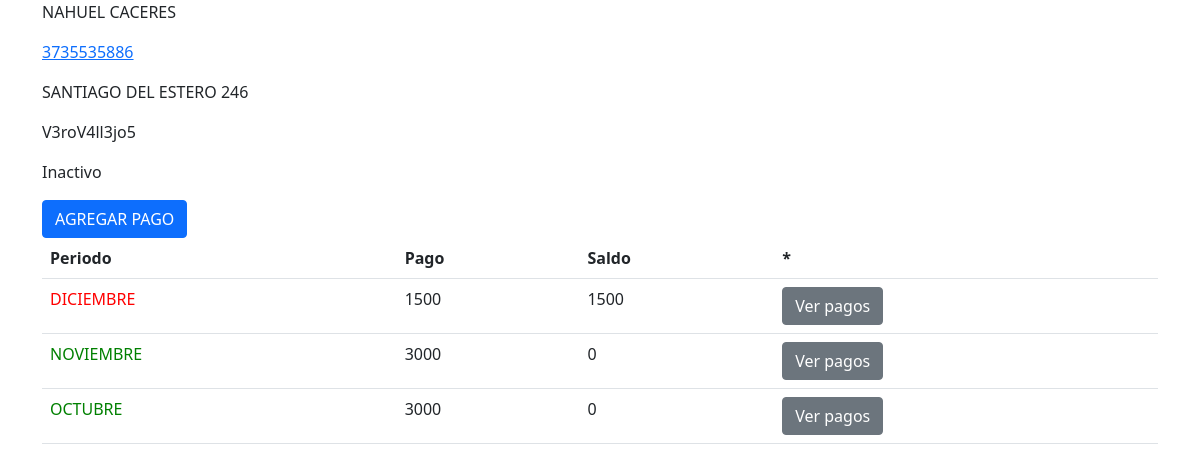
The app's page /clientes/perfil/1 with its own data.
### apps/clientes/models.py (models this page shows, shortened)
class Cliente(models.Model):
    nombre = models.CharField(max_length=255)
    direccion = models.CharField(max_length=70)
    telefono = models.CharField(max_length=12)
    fecha_de_alta = models.DateField()
    usuario = models.CharField(max_length=255)
    servicio = models.ForeignKey(Servicio, on_delete=models.CASCADE, null=True)
    plan = ChainedForeignKey(Plan,
        chained_field="servicio",
        chained_model_field="servicio",
        show_all=False,
        auto_choose=True,
        sort=True,
        null=True
    )
    suscripcion = models.BooleanField(default=False)

### apps/periodo/models.py (models this page shows, shortened)
class Periodo(models.Model):
    inicio = models.DateField(null=True)
    fin = models.DateField(null=True)
    nombre = models.CharField(max_length=255)

### apps/clientes/views.py (the view)
# urls.py: path('perfil/<int:id>',perfilCliente.as_view(), name='perfil'),
class perfilCliente(View):
    def get(self,request,id):
        cliente = Cliente.objects.get(id=id)
        pagos = Pagos.objects.filter(cliente=cliente).select_related('periodo').order_by('-periodo')[:10]
        group_pay = pagos.values('periodo__nombre', 'periodo').annotate(Sum('importe'))
        for i in group_pay:
           saldo = cliente.plan.precio - i['importe__sum']
           i['saldo'] =  saldo
        context = {
            'cliente':cliente,
            'pagos':group_pay
        }
        return render(request,'cliente/perfil.html',context)

### templates/cliente/perfil.html (shortened to what this page needs)
{% extends 'index.html' %}
{% block content %}
{% load bootstrap3 %}
    <div class="container">
        <p>{{cliente.nombre}}</p>
        <a href="tel:{{cliente.telefono}}"><p>{{cliente.telefono}}</p></a>
        <p>{{cliente.direccion}}</p>
        <p>{{cliente.usuario}}</p>
        {% if cliente.suscripcion %}
            <p>Activo</p>
        {% else %}
            <p>Inactivo</p>
        {% endif %}
    </div>
    <div class="container">
    <div>
        <a href='{% url 'apps.pagos:add' cliente.id %}' class="btn btn-primary m-0">AGREGAR PAGO</a>
    </div>
    <table class="table">
            <tr>
                <th>Periodo</th>
                <th>Pago</th>
                <th>Saldo</th>
                <th>*</th>
            </tr>
        {% for i in pagos%}
            <tr>
                {%if i.saldo == 0 or i.saldo < 0 %}
                    <td style="color:green">{{i.periodo__nombre}}</td>
                {% else %}
                    <td style="color:red">{{i.periodo__nombre}}</td>
                {% endif %}
                <td>{{i.importe__sum}}</td>
                <td>{{i.saldo}}</td>
                <td>
                    <a href='{% url 'apps.pagos:listar' cliente.id i.periodo__nombre  %}' class="btn btn-secondary">Ver pagos</a>
                </td
            </tr>
        {% endfor %}
    </table>
    </div>
{% endblock %}

### templates/index.html (shortened to what this page needs)
<!DOCTYPE html>
{% load static%}
<html lang="en">
<head>
    <link href="https://cdn.jsdelivr.net/npm/bootstrap@5.1.3/dist/css/bootstrap.min.css" rel="stylesheet">
</head>
<body>
    {% block content %}{% endblock %}
</body>
</html>

### records on screen
Cliente: nombre "NAHUEL CACERES", telefono "3735535886", direccion "SANTIAGO DEL ESTERO 246", usuario "V3roV4ll3jo5"
Periodo: periodo__nombre "DICIEMBRE", importe__sum "1500", saldo "1500"
Periodo: periodo__nombre "NOVIEMBRE", importe__sum "3000", saldo "0"
Periodo: periodo__nombre "OCTUBRE", importe__sum "3000", saldo "0"
